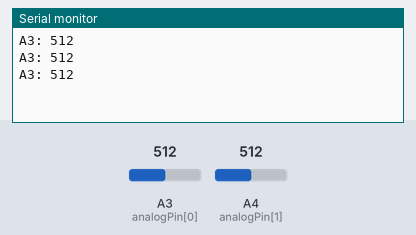
A sketch run on a simulated Arduino Uno, built with avr-gcc and run on an emulated ATmega328P. Shown: the last lines printed to the serial monitor. The inputs (shaded band) are chosen by the test bench; at power-on: A3 (analogPin[0]) = 512, A4 (analogPin[1]) = 512.

Above: at 1.3 s.
1.4 s: A3 (analogPin[0]) set to 716
At 1.9 s:
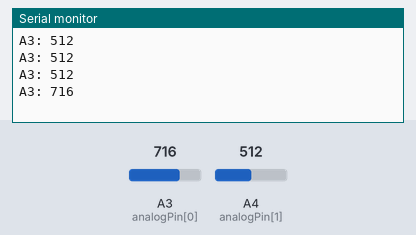
2.9 s: A3 (analogPin[0]) set to 900
At 3.3 s:
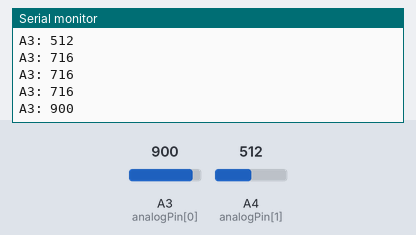
Timing chart, 0 to 5.9 s (numbered marks = the images above; inputs shaded):
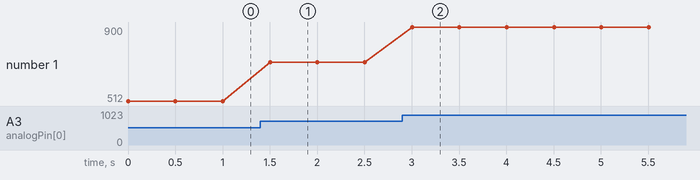

The sketch:

Analog_Pin_Read.ino
```cpp
const int analogPin[2] = {A3, A4};
void setup ()
{
   Serial.begin( 9600 );
}
void loop ()
{
  int val[2];
  val[0] = analogRead( analogPin[0] );
  val[1] = analogRead( analogPin[1] );

  Serial.print( "A3: " );
  Serial.println( val[0] );

 // Serial.print( "A4: " );
 // Serial.println( val[1] );

  delay( 500 );
}
```

Measured:
- after the input at 1.4 s, the serial monitor: prints a new line after 0.10 s (image 1)
- after the input at 2.9 s, the serial monitor: prints a new line after 0.10 s (image 2)
- plotted number 1: 512 → 716 after the input at 1.4 s, 716 → 900 after the input at 2.9 s
